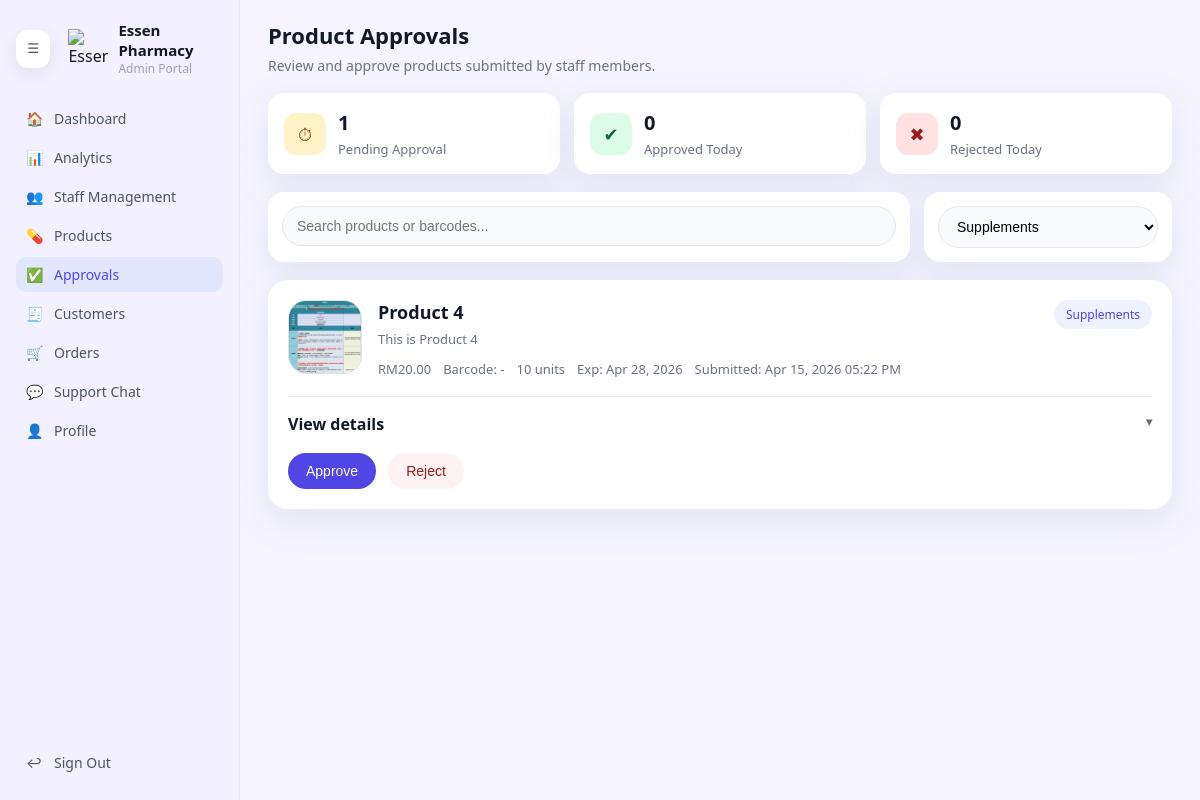
/admin/approvals.php?cat=Supplements (signed in), run on the app's committed database.
### tables this page shows
CREATE TABLE `product_submissions` (
  `submissionID` int(10) UNSIGNED NOT NULL,
  `userID` int(10) UNSIGNED NOT NULL,
  `productName` varchar(255) NOT NULL,
  `barcode` varchar(100) DEFAULT NULL,
  `barcodeImagePath` varchar(255) DEFAULT NULL,
  `productDescription` text DEFAULT NULL,
  `category` varchar(100) NOT NULL,
  `price` decimal(10,2) NOT NULL DEFAULT 0.00,
  `stockQuantity` int(11) NOT NULL DEFAULT 0,
  `imagePath` varchar(255) DEFAULT NULL,
  `expiryDate` date DEFAULT NULL,
  `status` enum('Pending','Approved','Rejected') NOT NULL DEFAULT 'Pending',
  `rejectionReason` varchar(255) DEFAULT NULL,
  `created_at` timestamp NOT NULL DEFAULT current_timestamp(),
  `updated_at` timestamp NOT NULL DEFAULT current_timestamp() ON UPDATE current_timestamp()
);

### admin/approvals.php (the view, shortened to what this page needs)
<?php
require_once __DIR__ . '/../db.php';
function formatDate($dateString)
{
    $dt = new DateTime($dateString);
    return $dt->format('M d, Y');
}
function formatDateTime($dateString)
{
    $dt = new DateTime($dateString);
    return $dt->format('M d, Y h:i A');
}
$search = trim($_GET['q'] ?? '');
$categoryF = trim($_GET['cat'] ?? '');
$where = 'status = "Pending"';
$params = [];
$types = '';
if ($categoryF !== '' && $categoryF !== 'All') {
    $where .= ' AND category = ?';
    $params[] = $categoryF;
    $types .= 's';
}
$sql = "SELECT ps.submissionID, ps.userID, ps.productName, ps.barcode, ps.barcodeImagePath, ps.productDescription, ps.category, ps.price, ps.stockQuantity, ps.imagePath, ps.expiryDate, ps.status, ps.rejectionReason, ps.created_at, u.firstName, u.lastName
        FROM product_submissions ps
        LEFT JOIN users u ON ps.userID = u.userID
        WHERE $where
        ORDER BY ps.created_at DESC";
$stmt = $conn->prepare($sql);
if (!empty($params)) {
    $stmt->bind_param($types, ...$params);
}
$stmt->execute();
$result = $stmt->get_result();
$submissions = $result->fetch_all(MYSQLI_ASSOC);
$catResult = $conn->query('SELECT DISTINCT category FROM product_submissions ORDER BY category ASC');
$categories = $catResult ? $catResult->fetch_all(MYSQLI_ASSOC) : [];
$pendingCount = 0;
$approvedToday = 0;
$rejectedToday = 0;
$countStmt = $conn->prepare('SELECT
    SUM(status = "Pending") AS pending_count,
    SUM(status = "Approved" AND DATE(created_at) = CURDATE()) AS approved_today,
    SUM(status = "Rejected" AND DATE(created_at) = CURDATE()) AS rejected_today
    FROM product_submissions'
);
$countStmt->execute();
$countResult = $countStmt->get_result();
if ($countResult) {
    $counts = $countResult->fetch_assoc();
    $pendingCount = (int)$counts['pending_count'];
    $approvedToday = (int)$counts['approved_today'];
    $rejectedToday = (int)$counts['rejected_today'];
}
?>
<!DOCTYPE html>
<html lang="en">
<head>
    <link rel="stylesheet" href="css/admin-dashboard.css">
    <link rel="stylesheet" href="css/admin-approvals.css">
</head>
<body>
<div class="admin-layout">
    <aside class="sidebar">
        <div class="sidebar-header">
            <button type="button" id="sidebarToggle" class="sidebar-toggle" aria-pressed="false" aria-label="Toggle sidebar">☰</button>
            <div class="logo-circle">
                <img src="../logo-transparent.png" alt="Essen Pharmacy" class="logo-image">
            </div>
            <div class="sidebar-brand">
                <div class="brand-title">Essen Pharmacy</div>
                <div class="brand-subtitle">Admin Portal</div>
            </div>
        </div>
        <nav class="sidebar-nav">
            <a href="dashboard.php" class="nav-item">
                <span class="nav-icon">🏠</span>
                <span class="nav-label">Dashboard</span>
            </a>
            <a href="analytics.php" class="nav-item">
                <span class="nav-icon">📊</span>
                <span class="nav-label">Analytics</span>
            </a>
            <a href="staff.php" class="nav-item">
                <span class="nav-icon">👥</span>
                <span class="nav-label">Staff Management</span>
            </a>
            <a href="products.php" class="nav-item">
                <span class="nav-icon">💊</span>
                <span class="nav-label">Products</span>
            </a>
            <a href="approvals.php" class="nav-item active">
                <span class="nav-icon">✅</span>
                <span class="nav-label">Approvals</span>
            </a>
            <a href="customers.php" class="nav-item">
                <span class="nav-icon">🧾</span>
                <span class="nav-label">Customers</span>
            </a>
            <a href="orders.php" class="nav-item">
                <span class="nav-icon">🛒</span>
                <span class="nav-label">Orders</span>
            </a>
            <a href="support-chat.php" class="nav-item">
                <span class="nav-icon">💬</span>
                <span class="nav-label">Support Chat</span>
            </a>
            <a href="profile.php" class="nav-item">
                <span class="nav-icon">👤</span>
                <span class="nav-label">Profile</span>
            </a>
        </nav>
        <div class="sidebar-footer">
            <a href="../logout.php" class="nav-item">
                <span class="nav-icon">↩</span>
                <span class="nav-label">Sign Out</span>
            </a>
        </div>
    </aside>
    <main class="main-content">
        <div class="approval-header">
            <div class="approval-header-title">
                <h1>Product Approvals</h1>
                <p>Review and approve products submitted by staff members.</p>
            </div>
        </div>
        <div class="approval-metrics">
            <div class="metric-card approval-card-metric">
                <div class="metric-icon warning">⏱</div>
                <div class="metric-main">
                    <div class="metric-value"><?php echo $pendingCount; ?></div>
                    <div class="metric-label">Pending Approval</div>
                </div>
            </div>
            <div class="metric-card approval-card-metric">
                <div class="metric-icon success">✔</div>
                <div class="metric-main">
                    <div class="metric-value"><?php echo $approvedToday; ?></div>
                    <div class="metric-label">Approved Today</div>
                </div>
            </div>
            <div class="metric-card approval-card-metric">
                <div class="metric-icon destructive">✖</div>
                <div class="metric-main">
                    <div class="metric-value"><?php echo $rejectedToday; ?></div>
                    <div class="metric-label">Rejected Today</div>
                </div>
            </div>
        </div>
        <div class="approval-search-row">
            <form method="get" action="approvals.php" class="approval-search-card">
                <input
                    type="text"
                    name="q"
                    class="approval-search-input"
                    placeholder="Search products or barcodes..."
                    value="<?php echo htmlspecialchars($search); ?>"
                >
            </form>
            <div class="approval-filter-card">
                <form method="get" action="approvals.php">
                    <select name="cat" class="approval-filter-select" onchange="this.form.submit()">
                        <?php foreach ($categories as $cat): ?>
                            <?php $cName = $cat['category']; ?>
                            <option value="<?php echo htmlspecialchars($cName); ?>" <?php echo $categoryF === $cName ? 'selected' : ''; ?>>
                                <?php echo htmlspecialchars($cName); ?>
                            </option>
                        <?php endforeach; ?>
                    </select>
                </form>
            </div>
        </div>
        <?php if (empty($submissions)): ?>
            <div class="approval-empty-card">
                <div class="approval-empty-icon">✅</div>
                <div>
                    <p class="approval-empty-title">No products pending approval.</p>
                    <p class="approval-empty-text">All submitted products have been processed or there are no pending requests.</p>
                </div>
            </div>
        <?php else: ?>
            <div class="approval-list">
                <?php foreach ($submissions as $submission): ?>
                    <?php
                        $displayCategory = trim((string)($submission['category'] ?? ''));
                    ?>
                    <div class="approval-card">
                        <div class="approval-card-top">
                            <div class="approval-card-media">
                                <?php if (!empty($submission['imagePath'])): ?>
                                    <img src="<?php echo htmlspecialchars($submission['imagePath']); ?>" alt="<?php echo htmlspecialchars($submission['productName']); ?>" class="approval-card-image">
                                <?php else: ?>
                                    <span class="approval-card-icon">📦</span>
                                <?php endif; ?>
                            </div>
                            <div class="approval-card-info">
                                <div class="approval-card-title-row">
                                    <div>
                                        <h2><?php echo htmlspecialchars($submission['productName']); ?></h2>
                                        <p><?php echo htmlspecialchars($submission['productDescription']); ?></p>
                                    </div>
                                    <span class="badge-category"><?php echo htmlspecialchars($displayCategory); ?></span>
                                </div>
                                <div class="approval-card-meta">
                                    <span>RM<?php echo number_format($submission['price'], 2); ?></span>
                                    <span>Barcode: <?php echo htmlspecialchars($submission['barcode'] ?: '-'); ?></span>
                                    <span><?php echo (int)$submission['stockQuantity']; ?> units</span>
                                    <span>Exp: <?php echo htmlspecialchars(formatDate($submission['expiryDate'])); ?></span>
                                    <span>Submitted: <?php echo htmlspecialchars(formatDateTime($submission['created_at'])); ?></span>
                                </div>
                            </div>
                        </div>
                        <details class="approval-details">
                            <summary>View details</summary>
                        </details>
                        <div class="approval-actions">
                            <form method="post" class="approval-action-form">
                                <button type="submit" name="action" value="approve" class="btn-approve">Approve</button>
                                <button type="submit" name="action" value="reject" class="btn-reject" onclick="return setRejectReason(this)">Reject</button>
                            </form>
                        </div>
                    </div>
                <?php endforeach; ?>
            </div>
        <?php endif; ?>
    </main>
</div>
</body>
</html>

### admin/css/admin-dashboard.css (style rules this page uses)
body { margin: 0; font-family: system-ui, -apple-system, BlinkMacSystemFont, "Segoe UI", sans-serif; background-color: #f5f4ff; color: #111827; }
.admin-layout { display: grid; grid-template-columns: 240px minmax(0, 1fr); min-height: 100vh; }
.sidebar { position: sticky; top: 0; height: 100vh; overflow-y: auto; background-color: #f3f0ff; border-right: 1px solid #e5e7eb; display: flex; flex-direction: column; padding: 20px 16px; box-sizing: border-box; min-width: 240px; transition: width 0.2s ease, padding 0.2s ease; }
.sidebar-header { display: flex; align-items: center; gap: 10px; margin-bottom: 24px; }
.logo-circle { width: 40px; height: 40px; border-radius: 0; display: flex; align-items: center; justify-content: center; background: transparent; color: inherit; overflow: visible; }
.logo-image { width: 40px; height: 40px; max-width: 40px; max-height: 40px; display: block; object-fit: contain; }
.sidebar-toggle { display: inline-flex; align-items: center; justify-content: center; width: 38px; height: 38px; border: none; border-radius: 12px; background: #ffffff; color: #4b5563; cursor: pointer; box-shadow: 0 5px 18px rgba(15, 23, 42, 0.08); transition: background 0.2s ease, transform 0.2s ease; margin-right: 8px; }
.sidebar-brand .brand-title { font-size: 15px; font-weight: 600; }
.sidebar-brand .brand-subtitle { font-size: 12px; color: #9ca3af; }
.sidebar-nav { flex: 1; display: flex; flex-direction: column; gap: 4px; }
.nav-item { display: flex; align-items: center; gap: 10px; padding: 8px 10px; border-radius: 10px; text-decoration: none; color: #4b5563; font-size: 14px; }
.nav-item .nav-icon { width: 18px; }
.nav-item.active { background-color: #e0e7ff; color: #4f46e5; }
.sidebar-footer { margin-top: auto; }
.main-content { padding: 20px 28px 28px; box-sizing: border-box; }
.metric-card { background-color: #ffffff; border-radius: 16px; padding: 14px 16px; display: flex; align-items: center; gap: 12px; box-shadow: 0 10px 30px rgba(148, 163, 184, 0.18); }
.metric-icon { width: 32px; height: 32px; border-radius: 999px; display: flex; align-items: center; justify-content: center; font-size: 16px; background-color: #eef2ff; color: #4f46e5; }
.metric-main { flex: 1; }
.metric-value { font-size: 18px; font-weight: 600; }
.metric-label { font-size: 12px; color: #6b7280; }

### data on the page
product_submissions: imagePath (picture), productName "Product 4", productDescription "This is Product 4", category "Supplements", price "20.00", barcode "-", stockQuantity "10", expiryDate "Apr 28, 2026", created_at "Apr 15, 2026 05:22 PM"

### other printed values
$pendingCount "1"
$approvedToday "0"
$rejectedToday "0"
form field cat "Supplements"
